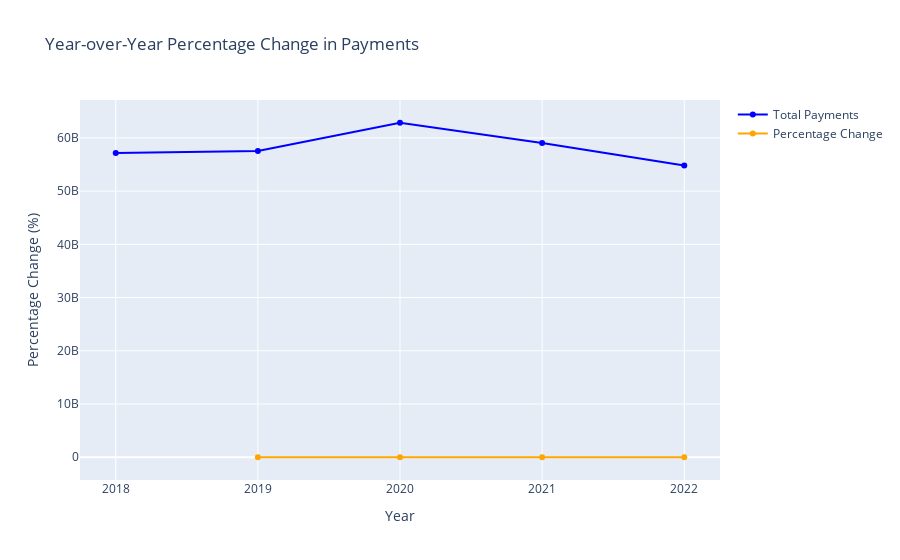

Notebook code cell kept with this figure:
### Code cell
import pandas as pd
import plotly.graph_objects as go

# Load the data from the Excel file specifically from the 'P-4' sheet
file_path = '/Users/asmafarooq/github/mids-datasci200-fall23-Asma-Farooq/fy_2022_preliminary_data_tables.xlsx'
table_p4 = pd.read_excel(file_path, sheet_name='P-4')

# Rename the columns for clarity
table_p4.columns = ['State', '2018', '2019', '2020', '2021', '2022']

# Drop non-relevant rows if they exist
if 0 in table_p4.index and 1 in table_p4.index:
    table_p4 = table_p4.drop([0, 1])

# Convert the year columns to numeric values
table_p4[['2018', '2019', '2020', '2021', '2022']] = table_p4[['2018', '2019', '2020', '2021', '2022']].apply(pd.to_numeric, errors='coerce')

# Calculate the total payments for each year
total_payments = table_p4[['2018', '2019', '2020', '2021', '2022']].sum()

# Calculate year-over-year absolute change and percentage change
yearly_change = total_payments.diff()
percentage_change = total_payments.pct_change() * 100

# Create a line chart for total payments
fig = go.Figure()
fig.add_trace(go.Scatter(x=total_payments.index, y=total_payments, mode='lines+markers', name='Total Payments', marker=dict(color='blue')))
fig.update_layout(title='Total Child Support Payments (2018-2022)',
                  xaxis_title='Year',
                  yaxis_title='Total Payments ($)',
                  showlegend=True)

# Create a line chart for year-over-year percentage change
fig.add_trace(go.Scatter(x=percentage_change.index, y=percentage_change, mode='lines+markers', name='Percentage Change', marker=dict(color='orange')))
fig.update_layout(title='Year-over-Year Percentage Change in Payments',
                  xaxis_title='Year',
                  yaxis_title='Percentage Change (%)',
                  showlegend=True)

fig.show()

### Figure 1 — Plotly figure (JSON) as saved in the notebook; plotly's stock layout.template omitted (floating-point values rounded to 4 significant figures)
{"data": [{"marker": {"color": "blue"}, "mode": "lines+markers", "name": "Total Payments", "type": "scatter", "x": ["2018", "2019", "2020", "2021", "2022"], "y": [57168745188, 57534371888, 62845506290, 59043754336, 54808216762]}, {"marker": {"color": "orange"}, "mode": "lines+markers", "name": "Percentage Change", "type": "scatter", "x": ["2018", "2019", "2020", "2021", "2022"], "y": [null, 0.6396, 9.231, -6.049, -7.174]}], "layout": {"autosize": true, "showlegend": true, "title": {"text": "Year-over-Year Percentage Change in Payments"}, "xaxis": {"autorange": true, "range": [-0.2405, 4.24], "title": {"text": "Year"}, "type": "category"}, "yaxis": {"autorange": true, "range": [-5186000000.0, 68030000000.0], "title": {"text": "Percentage Change (%)"}, "type": "linear"}}}
